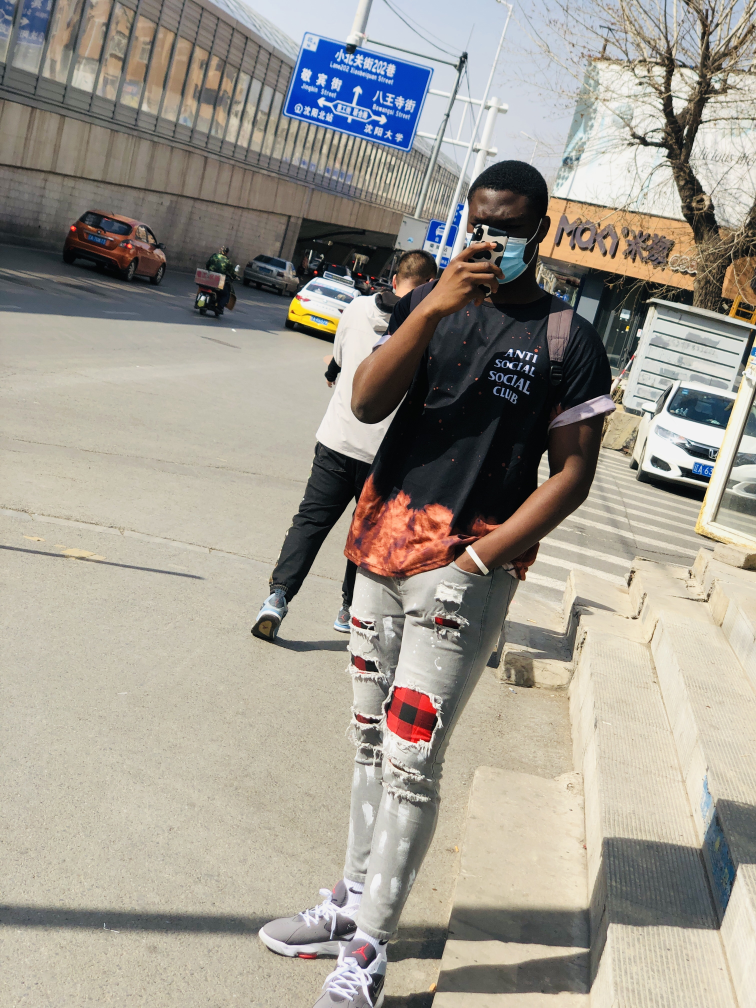
#> input picture photos/nana.jpg, 3024 x 4032 px (shown at 1/4 size)
$ python contours.py
#> lines starting #> are read from the running program, lines starting #| are printed output that depends on the picture; after the words box and inside, x2 and y2 are one past the last pixel; in counts of white or black regions, pixels touching at a corner belong together
import cv2 as cv
import numpy as np
# contour detection

img=cv.imread("photos/nana.jpg")
#> img is the input picture: shape (4032, 3024, 3); mean B, G, R 143.9, 153.9, 159.2


img=cv.resize(img,(500,500),cv.INTER_AREA)
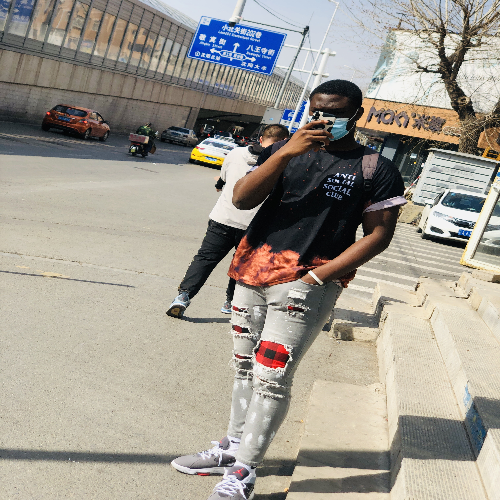
#> img: shape (500, 500, 3); mean B, G, R 143.8, 153.8, 159.1
gray=cv.cvtColor(img,cv.COLOR_BGR2GRAY)
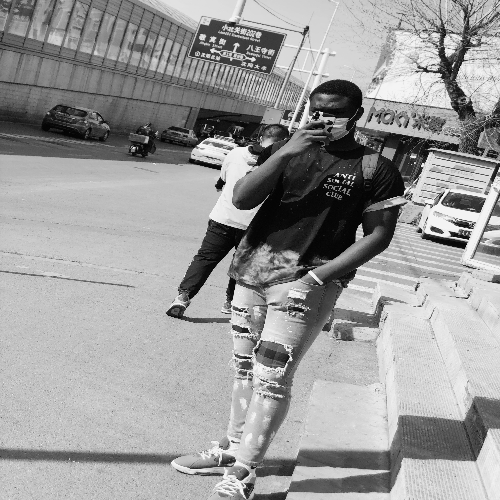
#> gray: shape (500, 500); min 2, max 246, mean 154.2

canny=cv.Canny(gray,125,175)
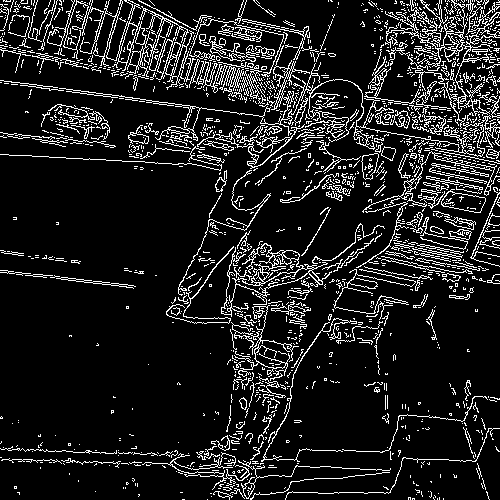
#> canny: shape (500, 500); 12.1% white in thin lines or dots

contours,hierachies=cv.findContours(canny,cv.RETR_LIST,cv.CHAIN_APPROX_NONE)
#> contours = 1949 contours, 1782 with area under 20; largest, box (x1, y1, x2, y2) and area: (221, 243, 332, 317) 1680, (139, 6, 194, 90) 1089, (59, 45, 485, 169) 932, (63, 0, 153, 77) 903, (385, 0, 500, 129) 816


draw=np.zeros((500,500),dtype="uint8")
cv.drawContours(draw,contours,-1,(0,0,255))
#> draw: shape (500, 500); every value is 0

cv.imshow("draw",draw)
cv.imshow("canny",canny)

cv.waitKey(0)
